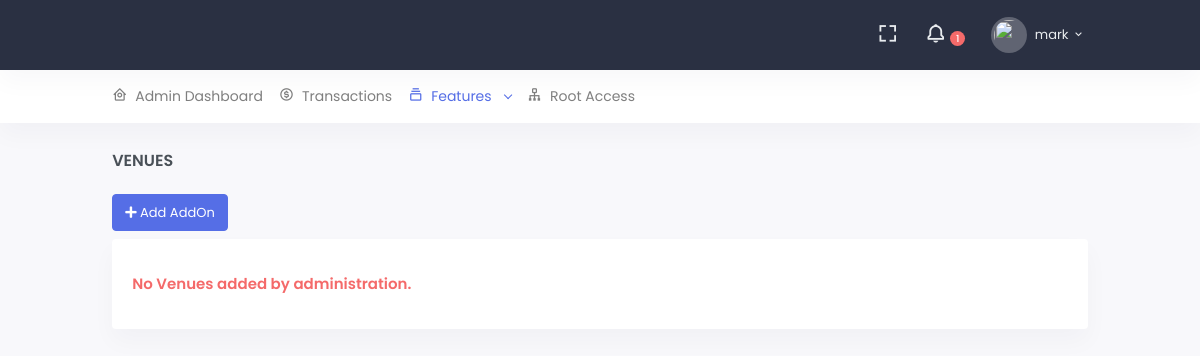
Page /a/venue/ (signed in) on the earlier database version.
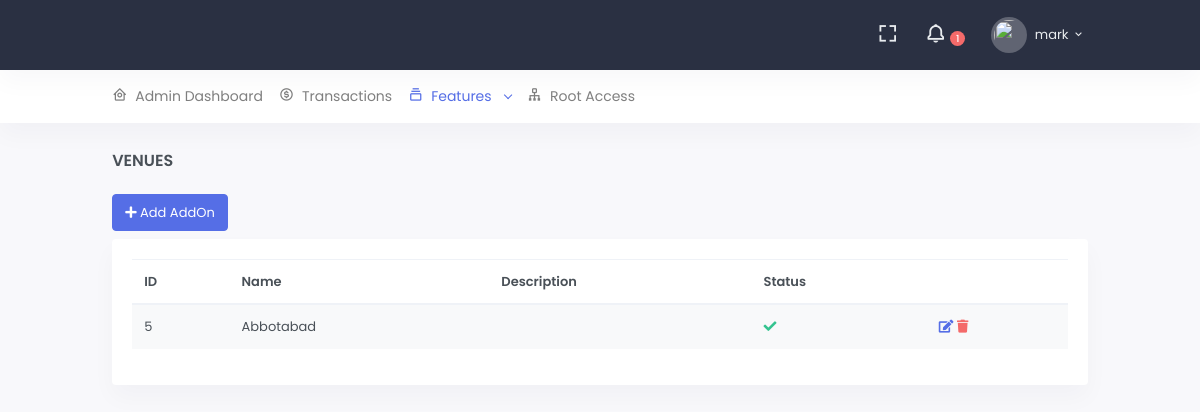
Same page on the later database version.
### src/portals/admins/models.py (models this page shows, shortened)
class Venue(models.Model):
    name = models.CharField(max_length=255)
    description = models.TextField(null=True, blank=True)
    is_active = models.BooleanField(default=True)
    class Meta:
        ordering = ['-id']

### src/portals/admins/views.py (the view)
# urls.py: path('venue/', VenueListView.as_view(), name='venue-list-view'),
class VenueListView(ListView):
    queryset = Venue.objects.all()

### src/portals/admins/templates/admins/venue_list.html (shortened to what this page needs)
{% extends 'core/base.html' %}
{% load static %}
{% block page_heading %}
    Venues
{% endblock %}
{% block base_links %}
    <link rel="stylesheet" href="https://cdn.datatables.net/1.10.22/css/jquery.dataTables.min.css">
    <link rel="stylesheet" href="https://cdn.datatables.net/buttons/1.6.5/css/buttons.dataTables.min.css">
{% endblock %}
{% block content %}
    <div class="mb-2">
        <a href="{% url 'admin-portal:venue-create-view' %}" class="btn btn-primary">
            <i class="fa fa-plus"></i> Add AddOn
        </a>
    </div>
    <div class="card">
        <div class="card-body">
            {% if venue_list %}
                <div class="table-responsive">
                    <table class="table table-hover table-striped">
                        <thead>
                        <tr>
                            <th>ID</th>
                            <th>Name</th>
                            <th>Description</th>
                            <th>Status</th>
                            <th></th>
                        </tr>
                        </thead>
                        <tbody class="">
                        {% for row in venue_list %}
                            <tr>
                                <td>{{ row.pk }}</td>
                                <td>{{ row.name }}</td>
                                <td>{{ row.price }}</td>
                                <td>
                                    {% if row.is_active %}
                                        <i class="fa fa-check text-success"></i>
                                    {% else %}
                                        <i class="fa fa-times text-danger"></i>
                                    {% endif %}
                                </td>
                                <td>
                                    <a href="{% url 'admin-portal:venue-update-view' row.pk %}">
                                        <i class="fa fa-edit"></i></a>
                                    <a class="text-danger"
                                       href="{% url 'admin-portal:venue-delete-view' row.pk %}">
                                        <i class="fa fa-trash"></i></a>
                                </td>
                            </tr>
                        {% endfor %}
                        </tbody>
                    </table>
                </div>
            {% else %}
                <p>
                <h5 class="card-title text-danger">No Venues added by administration.</h5>
                </p>
            {% endif %}
        </div>
    </div>
{% endblock %}

Differences in the rows shown:
added Venue: pk "5", name "Abbotabad", is_active True (drawn)
Other differences:
text no longer shown: "No Venues added by administration."
text now shown: "ID Name Description Status"
